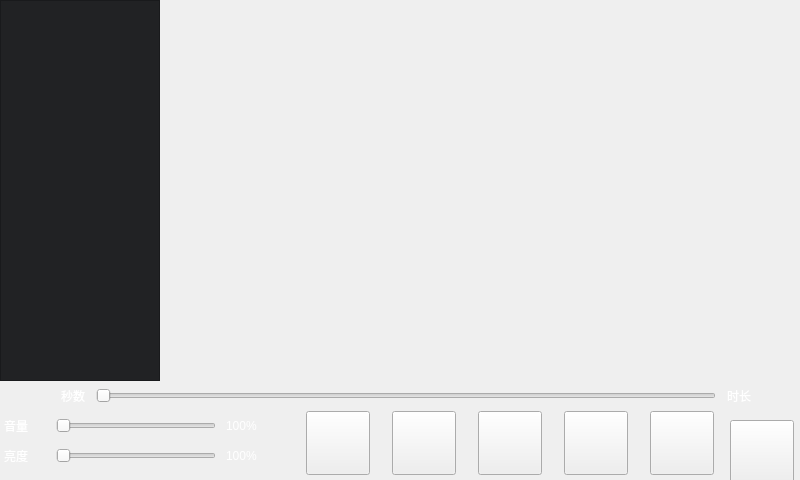
<?xml version="1.0" encoding="UTF-8"?>
<ui version="4.0">
 <class>Video</class>
 <widget class="QMainWindow" name="Video">
  <property name="geometry">
   <rect>
    <x>0</x>
    <y>0</y>
    <width>800</width>
    <height>480</height>
   </rect>
  </property>
  <property name="minimumSize">
   <size>
    <width>60</width>
    <height>0</height>
   </size>
  </property>
  <property name="windowTitle">
   <string>MainWindow</string>
  </property>
  <widget class="QWidget" name="centralwidget">
   <widget class="QPushButton" name="pushButton">
    <property name="geometry">
     <rect>
      <x>730</x>
      <y>420</y>
      <width>64</width>
      <height>64</height>
     </rect>
    </property>
    <property name="styleSheet">
     <string notr="true">border-image: url(:/img/back.png);</string>
    </property>
    <property name="text">
     <string/>
    </property>
   </widget>
   <widget class="QListWidget" name="listWidget">
    <property name="geometry">
     <rect>
      <x>0</x>
      <y>0</y>
      <width>160</width>
      <height>381</height>
     </rect>
    </property>
    <property name="minimumSize">
     <size>
      <width>160</width>
      <height>0</height>
     </size>
    </property>
    <property name="styleSheet">
     <string notr="true">background-color: rgb(33, 34, 36);
color: rgb(255, 255, 255);</string>
    </property>
    <property name="currentRow">
     <number>-1</number>
    </property>
   </widget>
   <widget class="QWidget" name="layoutWidget">
    <property name="geometry">
     <rect>
      <x>290</x>
      <y>410</y>
      <width>441</width>
      <height>66</height>
     </rect>
    </property>
    <layout class="QHBoxLayout" name="horizontalLayout">
     <item>
      <widget class="QPushButton" name="pushButton_6">
       <property name="minimumSize">
        <size>
         <width>64</width>
         <height>64</height>
        </size>
       </property>
       <property name="maximumSize">
        <size>
         <width>64</width>
         <height>64</height>
        </size>
       </property>
       <property name="styleSheet">
        <string notr="true">border-image: url(:/img/fast-backward.png);</string>
       </property>
       <property name="text">
        <string/>
       </property>
      </widget>
     </item>
     <item>
      <widget class="QPushButton" name="pushButton_4">
       <property name="minimumSize">
        <size>
         <width>64</width>
         <height>64</height>
        </size>
       </property>
       <property name="maximumSize">
        <size>
         <width>64</width>
         <height>64</height>
        </size>
       </property>
       <property name="styleSheet">
        <string notr="true">border-image: url(:/img/skip-back.png);</string>
       </property>
       <property name="text">
        <string/>
       </property>
      </widget>
     </item>
     <item>
      <widget class="QPushButton" name="pushButton_2">
       <property name="minimumSize">
        <size>
         <width>64</width>
         <height>64</height>
        </size>
       </property>
       <property name="maximumSize">
        <size>
         <width>64</width>
         <height>64</height>
        </size>
       </property>
       <property name="styleSheet">
        <string notr="true">border-image: url(:/img/play.png);</string>
       </property>
       <property name="text">
        <string/>
       </property>
      </widget>
     </item>
     <item>
      <widget class="QPushButton" name="pushButton_3">
       <property name="minimumSize">
        <size>
         <width>64</width>
         <height>64</height>
        </size>
       </property>
       <property name="maximumSize">
        <size>
         <width>64</width>
         <height>64</height>
        </size>
       </property>
       <property name="styleSheet">
        <string notr="true">border-image: url(:/img/skip-forward.png);</string>
       </property>
       <property name="text">
        <string/>
       </property>
      </widget>
     </item>
     <item>
      <widget class="QPushButton" name="pushButton_5">
       <property name="minimumSize">
        <size>
         <width>64</width>
         <height>64</height>
        </size>
       </property>
       <property name="maximumSize">
        <size>
         <width>64</width>
         <height>64</height>
        </size>
       </property>
       <property name="styleSheet">
        <string notr="true">border-image: url(:/img/fast-forward.png);</string>
       </property>
       <property name="text">
        <string/>
       </property>
      </widget>
     </item>
    </layout>
   </widget>
   <widget class="QWidget" name="layoutWidget">
    <property name="geometry">
     <rect>
      <x>0</x>
      <y>380</y>
      <width>812</width>
      <height>31</height>
     </rect>
    </property>
    <layout class="QHBoxLayout" name="horizontalLayout_4">
     <item>
      <widget class="QLabel" name="label_current_pos">
       <property name="minimumSize">
        <size>
         <width>80</width>
         <height>0</height>
        </size>
       </property>
       <property name="maximumSize">
        <size>
         <width>80</width>
         <height>16777215</height>
        </size>
       </property>
       <property name="styleSheet">
        <string notr="true">color: rgb(255, 255, 255);</string>
       </property>
       <property name="text">
        <string>秒数</string>
       </property>
       <property name="alignment">
        <set>Qt::AlignRight|Qt::AlignTrailing|Qt::AlignVCenter</set>
       </property>
      </widget>
     </item>
     <item>
      <widget class="QSlider" name="horizontalSlider_3">
       <property name="minimumSize">
        <size>
         <width>620</width>
         <height>0</height>
        </size>
       </property>
       <property name="maximumSize">
        <size>
         <width>620</width>
         <height>16777215</height>
        </size>
       </property>
       <property name="orientation">
        <enum>Qt::Horizontal</enum>
       </property>
      </widget>
     </item>
     <item>
      <widget class="QLabel" name="label_total_length">
       <property name="minimumSize">
        <size>
         <width>80</width>
         <height>0</height>
        </size>
       </property>
       <property name="maximumSize">
        <size>
         <width>80</width>
         <height>16777215</height>
        </size>
       </property>
       <property name="styleSheet">
        <string notr="true">color: rgb(255, 255, 255);</string>
       </property>
       <property name="text">
        <string>时长</string>
       </property>
      </widget>
     </item>
    </layout>
   </widget>
   <widget class="QWidget" name="layoutWidget_2">
    <property name="geometry">
     <rect>
      <x>0</x>
      <y>440</y>
      <width>291</width>
      <height>31</height>
     </rect>
    </property>
    <layout class="QHBoxLayout" name="horizontalLayout_5">
     <item>
      <widget class="QLabel" name="label_2">
       <property name="minimumSize">
        <size>
         <width>42</width>
         <height>0</height>
        </size>
       </property>
       <property name="maximumSize">
        <size>
         <width>42</width>
         <height>32</height>
        </size>
       </property>
       <property name="styleSheet">
        <string notr="true">color: rgb(255, 255, 255);</string>
       </property>
       <property name="text">
        <string>亮度</string>
       </property>
      </widget>
     </item>
     <item>
      <widget class="QSlider" name="horizontalSlider_2">
       <property name="minimumSize">
        <size>
         <width>160</width>
         <height>0</height>
        </size>
       </property>
       <property name="maximumSize">
        <size>
         <width>160</width>
         <height>16777215</height>
        </size>
       </property>
       <property name="orientation">
        <enum>Qt::Horizontal</enum>
       </property>
      </widget>
     </item>
     <item>
      <widget class="QLabel" name="label_brightness_percent">
       <property name="minimumSize">
        <size>
         <width>60</width>
         <height>0</height>
        </size>
       </property>
       <property name="maximumSize">
        <size>
         <width>60</width>
         <height>16777215</height>
        </size>
       </property>
       <property name="styleSheet">
        <string notr="true">color: rgb(255, 255, 255);</string>
       </property>
       <property name="text">
        <string>100%</string>
       </property>
      </widget>
     </item>
    </layout>
   </widget>
   <widget class="QWidget" name="">
    <property name="geometry">
     <rect>
      <x>0</x>
      <y>410</y>
      <width>291</width>
      <height>31</height>
     </rect>
    </property>
    <layout class="QHBoxLayout" name="horizontalLayout_3">
     <item>
      <widget class="QLabel" name="label">
       <property name="minimumSize">
        <size>
         <width>42</width>
         <height>0</height>
        </size>
       </property>
       <property name="maximumSize">
        <size>
         <width>42</width>
         <height>32</height>
        </size>
       </property>
       <property name="styleSheet">
        <string notr="true">color: rgb(255, 255, 255);</string>
       </property>
       <property name="text">
        <string>音量</string>
       </property>
      </widget>
     </item>
     <item>
      <widget class="QSlider" name="horizontalSlider">
       <property name="minimumSize">
        <size>
         <width>160</width>
         <height>0</height>
        </size>
       </property>
       <property name="maximumSize">
        <size>
         <width>160</width>
         <height>16777215</height>
        </size>
       </property>
       <property name="orientation">
        <enum>Qt::Horizontal</enum>
       </property>
      </widget>
     </item>
     <item>
      <widget class="QLabel" name="label_volume_percent">
       <property name="minimumSize">
        <size>
         <width>60</width>
         <height>0</height>
        </size>
       </property>
       <property name="maximumSize">
        <size>
         <width>60</width>
         <height>16777215</height>
        </size>
       </property>
       <property name="styleSheet">
        <string notr="true">color: rgb(255, 255, 255);</string>
       </property>
       <property name="text">
        <string>100%</string>
       </property>
      </widget>
     </item>
    </layout>
   </widget>
   <zorder>pushButton</zorder>
   <zorder>listWidget</zorder>
   <zorder>layoutWidget</zorder>
   <zorder>layoutWidget</zorder>
   <zorder>layoutWidget</zorder>
   <zorder>horizontalSlider_2</zorder>
   <zorder>horizontalSlider_2</zorder>
   <zorder>layoutWidget_2</zorder>
  </widget>
 </widget>
 <resources/>
 <connections/>
</ui>
